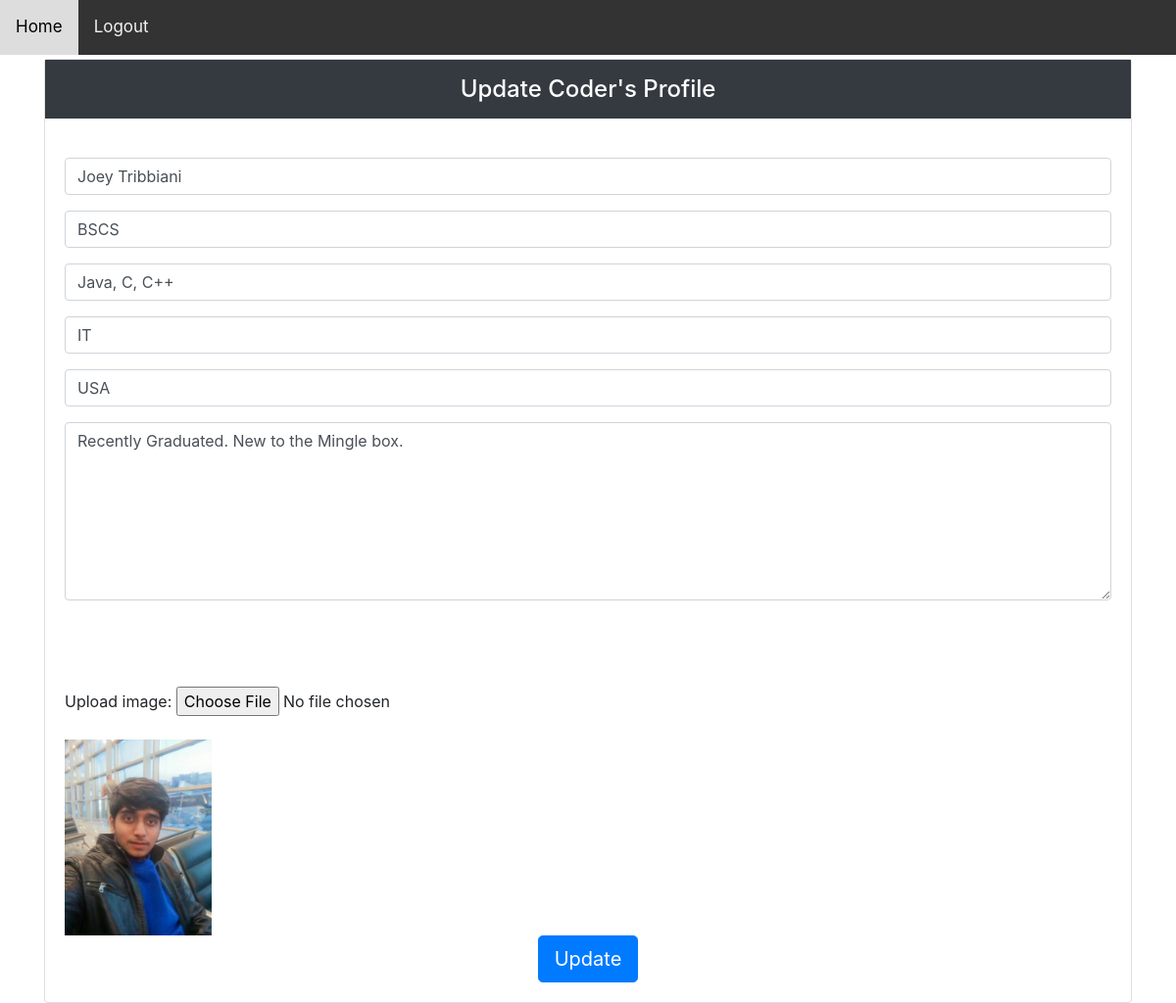
/admin/editcoders.php?coderID=4 (signed in), run on the app's committed database.
### tables this page shows
CREATE TABLE IF NOT EXISTS `coderprofiles` (
`CoderID` int(12) NOT NULL,
  `CoderName` varchar(25) NOT NULL,
  `Category` varchar(25) NOT NULL,
  `Skills` varchar(200) DEFAULT NULL,
  `CoderUserName` varchar(25) DEFAULT NULL,
  `CoderCountry` varchar(20) DEFAULT NULL,
  `CoderEmail` varchar(40) DEFAULT NULL,
  `CoderDescription` varchar(1000) DEFAULT NULL,
  `Qualification` varchar(100) DEFAULT NULL,
  `image` varchar(1000) NOT NULL
);

### admin/editcoders.php (the view, shortened to what this page needs)
<?php
    require_once("adminheader.php");
    require_once("../connection.php");
    $coderID = $_GET['coderID'];
    $query = " SELECT * FROM coderprofiles WHERE CoderID='".$coderID."'";
    $result = mysqli_query($conn,$query);
    while($row=mysqli_fetch_assoc($result))
    {
        $codername = $row['CoderName'];
        $codercountry = $row['CoderCountry'];
        $coderdescription = $row['CoderDescription'];
        $codercategory= $row['Category'];
        $coderskills= $row['Skills'];
        $coderqualification = $row['Qualification'];
        $image = $row['image'];
    }
?>
<!DOCTYPE html>
<html lang="en">
<head>
    <link rel="stylesheet" a href="../CSS/bootstrap.css"/>
</head>
<body class="bg-white">
        <div class="container">
            <div class="row">
                <div class="col-lg-12 m-auto">
                    <div class="card mt-1">
                        <div class="card-title">
                            <h4 class="bg-dark text-white text-center py-3"> Update Coder's Profile
                            </h4>
                        </div>
                        <div class="card-body">
                            <form action="updatecoders.php?CoderID=<?php echo $coderID ?>" enctype="multipart/form-data" method="post">
                            <input type="text" class="form-control mb-3" placeholder=" Full Name " name="codername" value="<?php echo $codername ?>" required>
                                <input type="text" class="form-control mb-3" placeholder=" Qualification " name="coderqualification" value="<?php echo $coderqualification ?>"required>
                                <input type="text" class="form-control mb-3" placeholder=" Skills " name="coderskills" value="<?php echo $coderskills ?>" required>
                                <input type="text" class="form-control mb-3" placeholder=" Category " name="codercategory" value="<?php echo $codercategory ?>" required>
                                <input type="text" class="form-control mb-3" placeholder=" Country " name="codercountry" value="<?php echo $codercountry ?>"required>
                                <textarea class="form-control mb-3" name="coderdescription" rows="7" cols="8" placeholder="About Yourself"><?php echo $coderdescription; ?></textarea>
<br><br><br>
                                Upload image: <input type='file' name='user_image'><br><br>
                                <img src="../coder/uploads/<?php echo $image;?>" style="width:150px;height:150">
                                <br><b><div align="center"><button class="btn btn-primary btn-lg" name="update">Update</button></div>
                            </form>
                        </div>
                    </div>
                </div>
            </div>
        </div>
</body>
</html>

### admin/adminheader.php (style rules this page uses)
body { margin: 1; font-family: Arial, Helvetica, sans-serif; }

### data on the page
coderprofiles: codername "Joey Tribbiani", coderqualification "BSCS", coderskills "Java, C, C++", codercategory "IT", codercountry "USA", coderdescription "Recently Graduated. New to the Mingle box.", image (picture)
